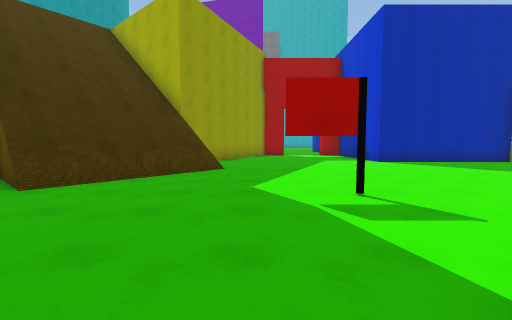
view 1 (above)

24 first-person views from a walk through a 3-D level made in the Unity game engine. The camera is 1.4 m above the floor, tilts 4° down and sees 90° across. The floor is counted in squares, 2 m on a side. Each view is taken from the middle of a square. On the plan, view 1 faces up. The plan holds only what a view shows up to about 9 squares ahead; the rest is blank. The place goes on beyond the plan. The player is left out.

view 2
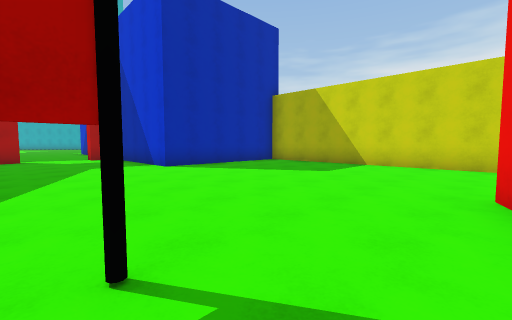

view 3
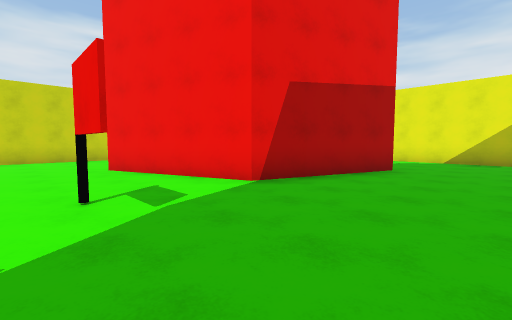

view 4
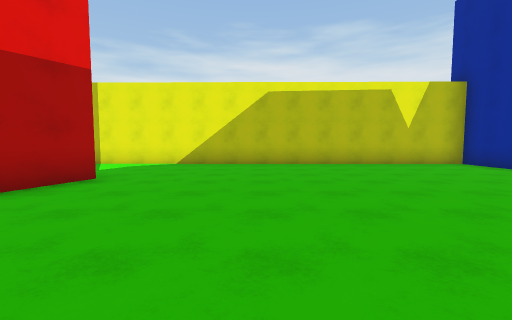

view 5
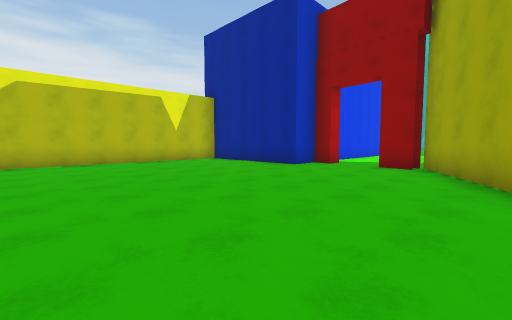

view 6
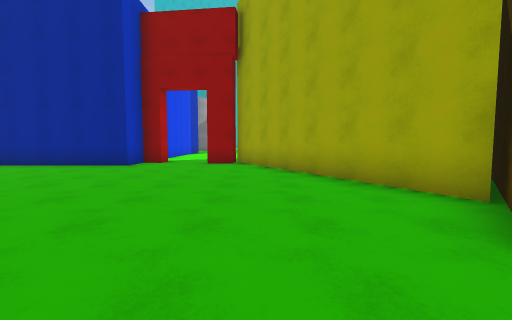

view 7
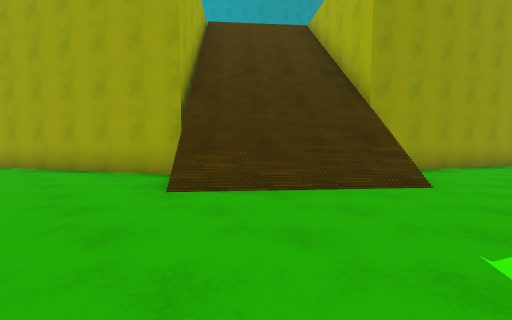

view 8
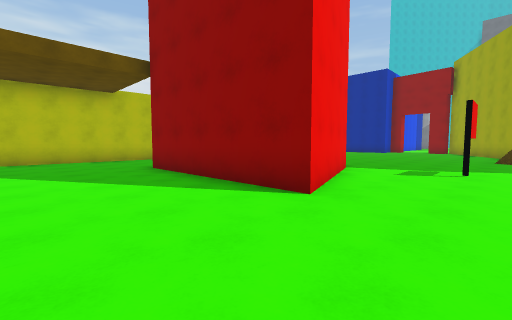

view 9
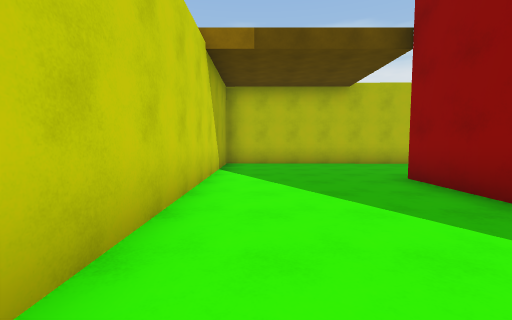

view 10
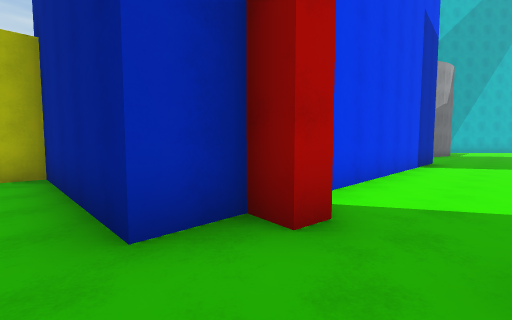

view 11
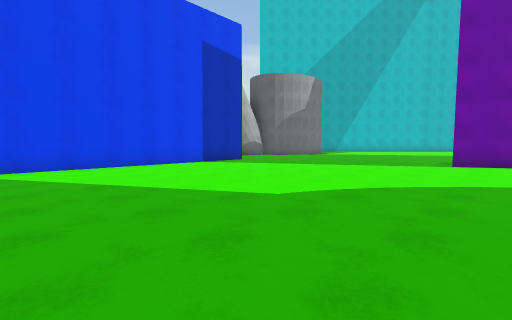

view 12
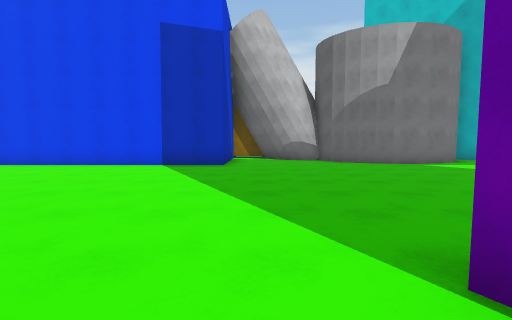

view 13
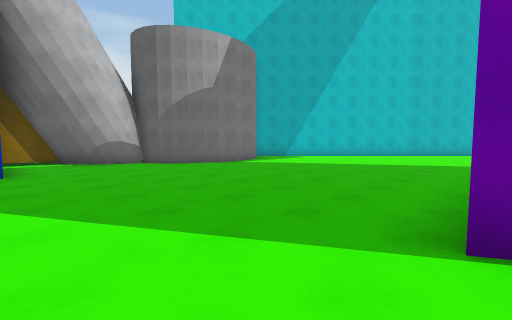

view 14
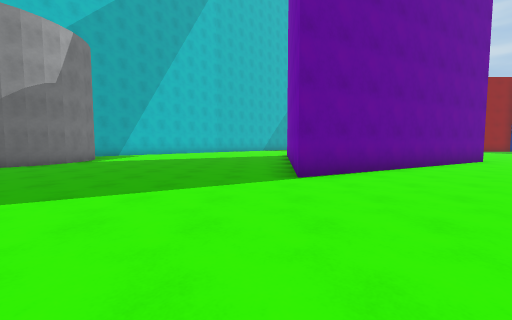

view 15
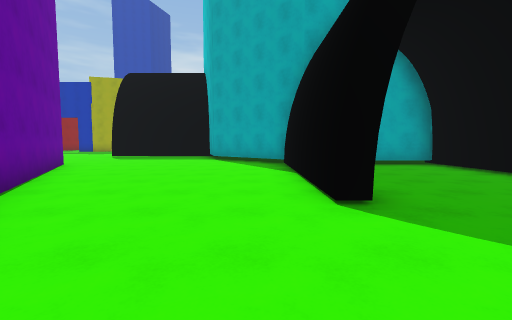

view 16
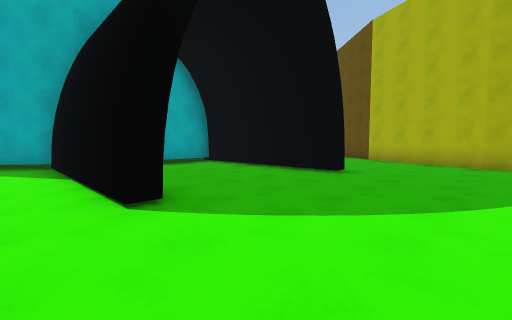

view 17
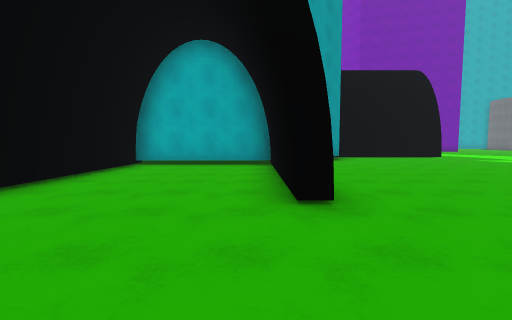

view 18
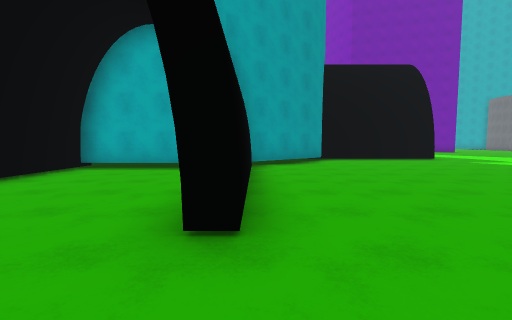

view 19
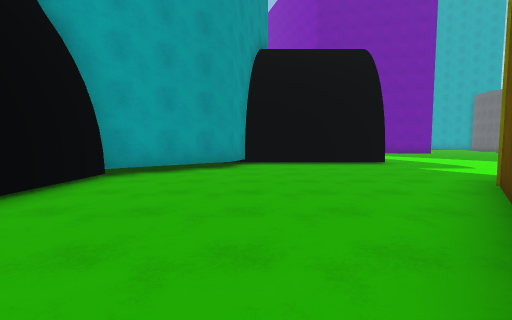

view 20
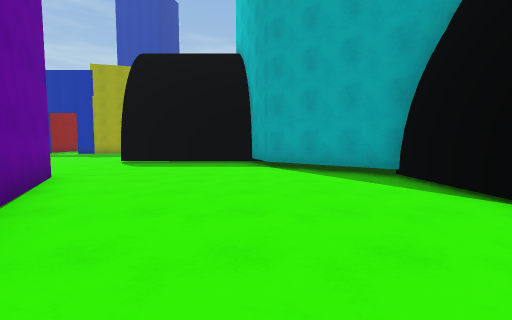

view 21
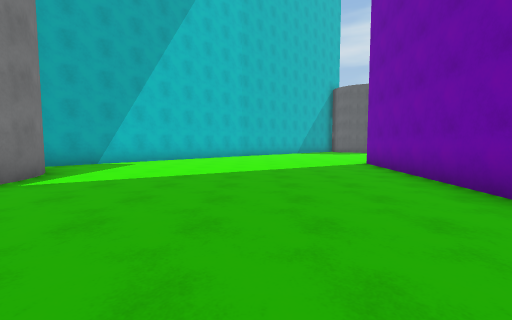

view 22
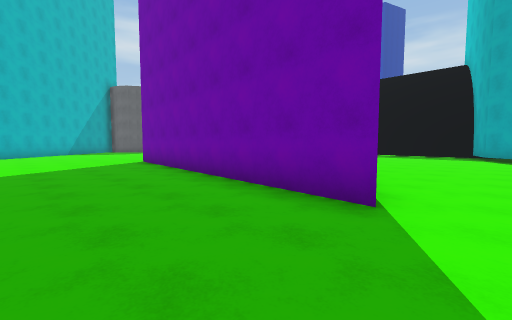

view 23
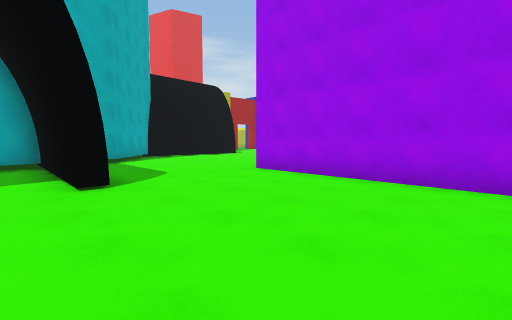

view 24
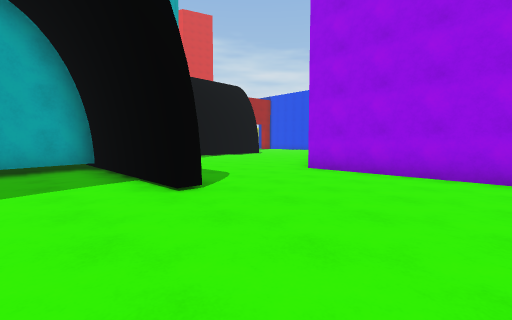

### Floor plan
Key: @ floor where view 1 was taken; # wall or solid block; . floor; / step, stairs or slope; = window, fence, low wall or low ledge.
Columns run from 30 left of view 1 to 9 right of it. Each row starts with its distance up from view 1.
 18  ........#
 17 .........#
 16 .....#####          .........
 15 .........##        ######....
 14 ..........##     ###........
 13 ...........##   ##.........   /#..
 12 ######......#####......../    ....
 11      #......#...##....../    /.....#
 10      ##.....#....#.....= =   /.....#
  9       #.....#....#....///// /......#####
  8       ##....#....#....//////#..........#
  7        #....#....#...#=//////#.........#
  6  ########............###/////..........#
  5 ......###...........## ####//..........#
  4 ....................# ###.#/...........#
  3 ................... ###........#.......#
  2 ................... #..............#...#
  1 ....................#...........####...#
  0 ..............................@##  #...#
 -1 ...............................#   #...#
 -2 ...........##########..........#   #...#
 -3 #..#####...#        #..........#   #...#
 -4 ##.    ###.#        #...........  .....#
 -5          ###        #...........  .....#
 -6                     #..................#
 -7                     ####################

Positions as (right, up) in squares from view 1, and headings:
1: (0, 0), facing up
2: (1, 2), facing up-right
3: (-2, 4), facing down-right
4: (-3, 2), facing down
5: (-3, 3), facing down-left
6: (-2, 2), facing left
7: (0, 2), facing up-left
8: (8, 4), facing down-left
9: (8, 2), facing down
10: (-9, 0), facing down-left
11: (-12, 6), facing down-left
12: (-20, 6), facing down
13: (-19, 5), facing down-left
14: (-16, 4), facing left
15: (-19, 4), facing up
16: (-19, 4), facing up-right
17: (-14, 4), facing up
18: (-13, 5), facing up
19: (-10, 7), facing up
20: (-21, 7), facing up
21: (-21, 2), facing left
22: (-20, 2), facing up-left
23: (-30, 17), facing down-right
24: (-29, 18), facing down-right
